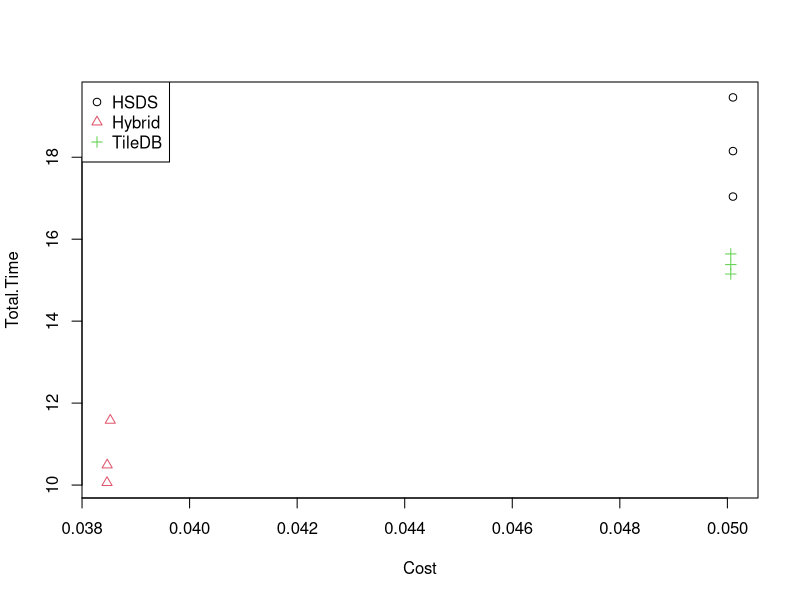

Reproduce this figure in R.
# data = read.delim('out.csv')
data = read.csv(file = 'out-1.csv')
data = data[data$Type != "GET",]
data$Type = as.factor(data$Type)
data = data[order(as.numeric(data$Type)),]

pdf("q1.pdf")
with(data, plot(Cost, Total.Time,
				pch=as.numeric(Type), col=as.numeric(Type)), ylim=c(10, 20))
with(data, legend('topleft', legend=levels(Type), 
				pch=unique(as.numeric(Type)), col=unique(as.numeric(Type))))
# with(data, text(Total.Cost, Total.Time, Chunk.Size, adj=c(0.2,-0.2)))
